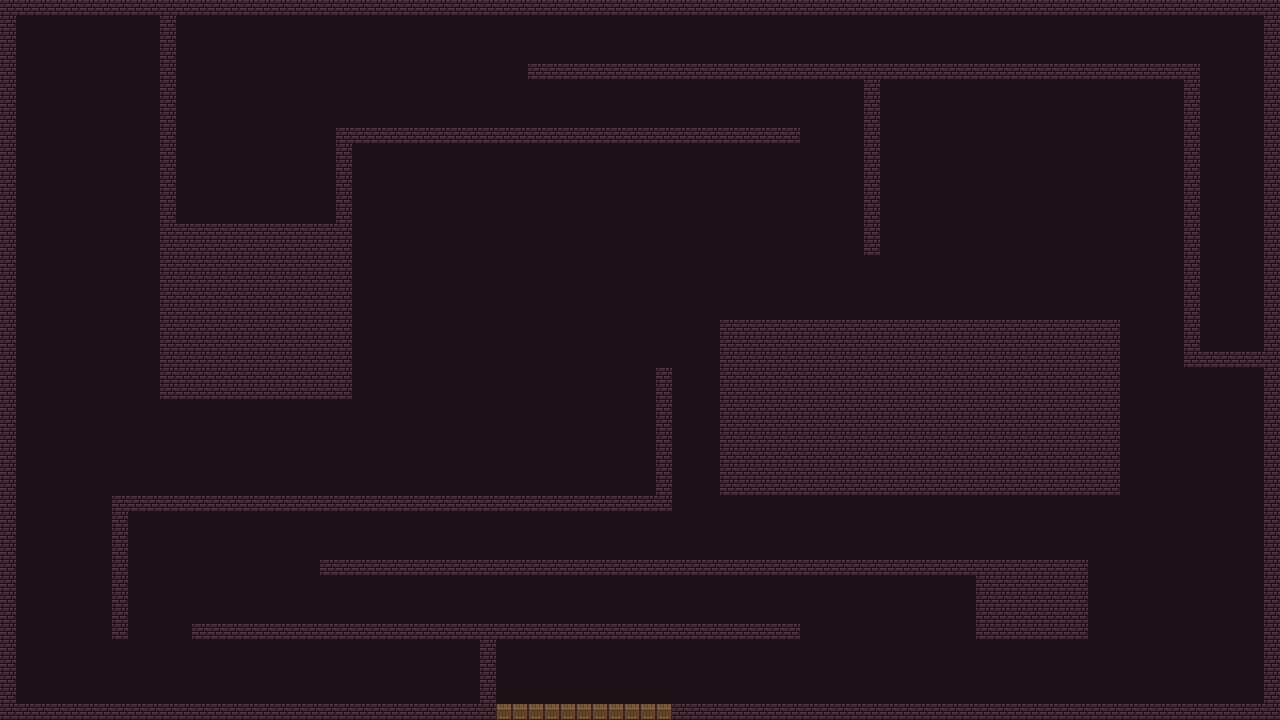

This game map was drawn from its Tiled (.tmx) file and the tilesets committed beside it. A one-line description and the trimmed map source follow:
An orthogonal 80x45 tile map with 16x16 px tiles, 2 tile layers (Tile Layer 1, Tile Layer 2), 3 tilesets and 22 objects (21x wall, door).

<map version="1.5" tiledversion="1.7.0" orientation="orthogonal" renderorder="right-down" width="80" height="45" tilewidth="16" tileheight="16" infinite="0" nextlayerid="18" nextobjectid="76">
 <tileset firstgid="1" name="Wall" tilewidth="16" tileheight="16" tilecount="1020" columns="20">
  <image source="Wall.png" width="320" height="816" />
 </tileset>
 <tileset firstgid="1021" name="Floor" tilewidth="16" tileheight="16" tilecount="819" columns="21">
  <image source="Floor.png" width="336" height="624" />
 </tileset>
 <tileset firstgid="1840" name="0x72_16x16DungeonTileset.v3" tilewidth="16" tileheight="16" tilecount="256" columns="16">
  <image source="0x72_16x16DungeonTileset.v3.png" width="256" height="256" />
 </tileset>
 <layer id="16" name="Tile Layer 1" width="80" height="45">
  <data>[3600 cells, 3600 non-empty, 1 distinct tile ids]</data>
 </layer>
 <layer id="17" name="Tile Layer 2" width="80" height="45">
  <data>[3600 cells, 945 non-empty, 3 distinct tile ids]</data>
 </layer>
 <objectgroup id="2" name="Object Layer 1">
  <object id="10" type="wall" x="0" y="0" width="1280" height="16" />
  <object id="11" type="wall" x="672" y="704" width="608" height="16" />
  <object id="15" type="wall" x="656.449" y="368" width="16" height="144" />
  <object id="19" type="wall" x="976.71" y="558.275" width="112" height="81.725" />
  <object id="23" type="wall" x="0" y="0" width="16" height="720" />
  <object id="25" type="wall" x="1264" y="0" width="16" height="720" />
  <object id="35" type="wall" x="528" y="63.1192" width="672" height="16" />
  <object id="37" type="wall" x="1184" y="351.494" width="96" height="16" />
  <object id="51" type="wall" x="160" y="224" width="192" height="176" />
  <object id="56" type="wall" x="112.805" y="496" width="16" height="144" />
  <object id="57" type="wall" x="479.118" y="624" width="16" height="96" />
  <object id="60" type="wall" x="723.389" y="320.318" width="395.503" height="173.825" />
  <object id="62" type="wall" x="160" y="0" width="16" height="240" />
  <object id="63" type="wall" x="336" y="128" width="16" height="112" />
  <object id="65" type="wall" x="864" y="64" width="16" height="192" />
  <object id="67" type="wall" x="1184" y="64" width="16" height="304" />
  <object id="69" type="wall" x="336" y="128" width="464" height="16" />
  <object id="71" type="wall" x="192" y="624" width="608" height="16" />
  <object id="72" type="wall" x="320" y="560" width="672" height="16" />
  <object id="73" type="wall" x="112" y="496" width="560" height="16" />
  <object id="74" type="wall" x="0" y="704" width="496" height="16" />
  <object id="75" type="door" x="496" y="704" width="176" height="16">
   <properties>
    <property name="side" value="bottom" />
   </properties>
  </object>
 </objectgroup>
</map>
